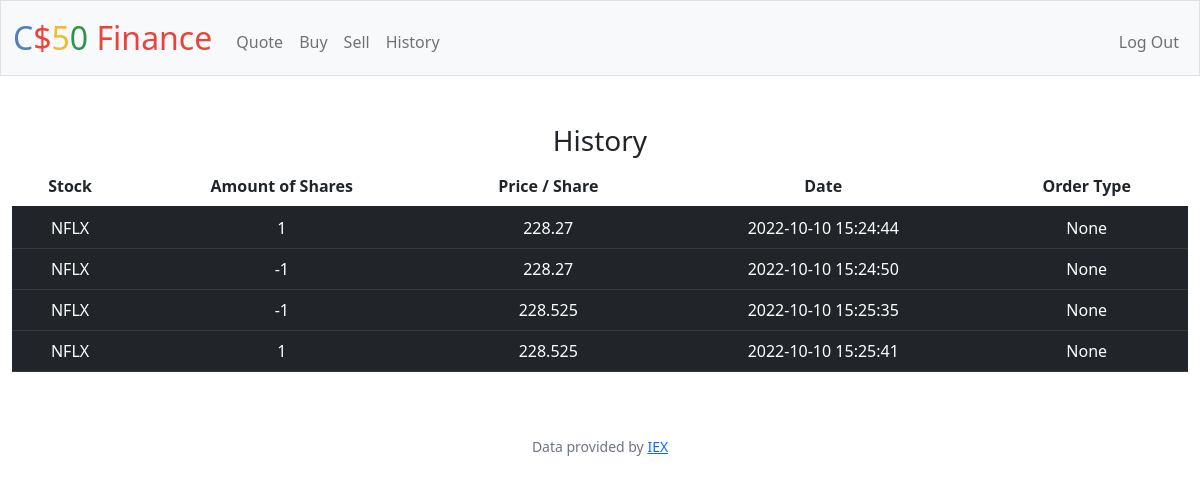
Page /history (signed in) on the earlier database version.
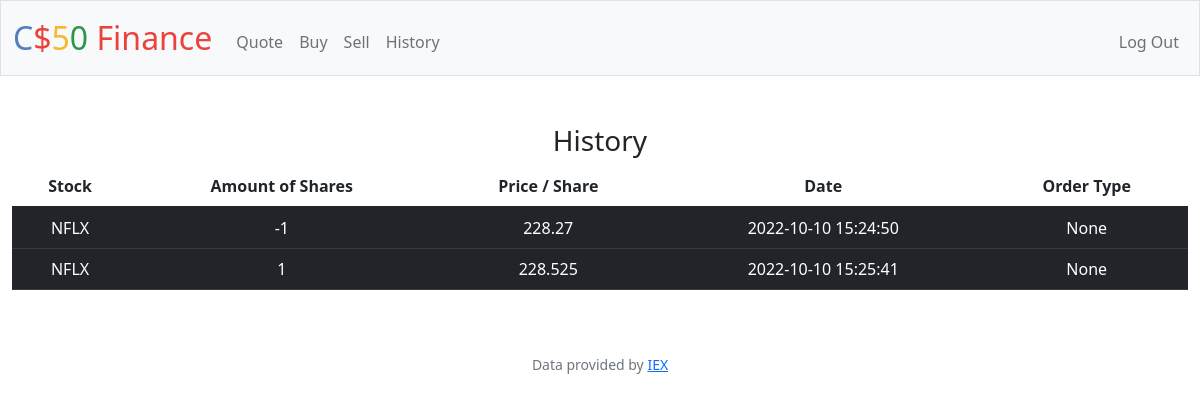
Same page on the later database version.
### tables this page shows
CREATE TABLE 'Purchases' ('symbol' TEXT, 'shares' INTEGER, 'price' REAL, 'date' DATETIME, 'id'  INTEGER PRIMARY KEY  , 'user_id' INTEGER, 'transaction' TEXT);

### app.py (the view)
@app.route("/history")
@login_required
def history():
    if request.method == "GET":
        user_id = session["user_id"]
        purchases_db = db.execute("SELECT * FROM purchases WHERE user_id = ?", user_id)
        return render_template("history.html", database=purchases_db)

### app.py (called while the page is built)
@app.after_request
def after_request(response):
    response.headers["Cache-Control"] = "no-cache, no-store, must-revalidate"
    response.headers["Expires"] = 0
    response.headers["Pragma"] = "no-cache"
    return response

### helpers.py (called while the page is built)
def login_required(f):
    @wraps(f)
    def decorated_function(*args, **kwargs):
        if session.get("user_id") is None:
            return redirect("/login")
        return f(*args, **kwargs)
    return decorated_function

### templates/history.html (shortened to what this page needs)
{% extends "layout.html" %}
{% block main %}
<h3>History</h3>
<div class="section" >
 <table class="table table-striped-columns">
    <thead>
        <tr>
            <th scope="col">Stock</th>
            <th cope="col">Amount of Shares</th>
            <th scope="col">Price / Share</th>
            <th scope="col">Date</th>
            <th scope="col">Order Type</th>
        </tr>
    </thead>
    <tbody>
        {% for row in database %}
        <tr class="table-dark">
            <td class="table-dark"> {{ row["symbol"] }} </td>
            <td class="table-dark"> {{ row["shares"] }} </td>
            <td class="table-dark"> {{ row["price"] }} </td>
            <td class="table-dark"> {{ row["date"] }} </td>
            <td class="table-dark"> {{ row["transaction"] }} </td>
        </tr>
        {% endfor %}
    </tbody>
    </table>
 </div>
{% endblock %}

### templates/layout.html (shortened to what this page needs)
<!DOCTYPE html>
<html lang="en">
    <head>
        <link href="https://cdn.jsdelivr.net/npm/bootstrap@5.1.3/dist/css/bootstrap.min.css" rel="stylesheet">
        <link href="/static/styles.css" rel="stylesheet">
    </head>
    <body>
        <nav class="bg-light border navbar navbar-expand-md navbar-light">
            <div class="container-fluid">
                <a class="navbar-brand" href="/"><span class="blue">C</span><span class="red">$</span><span class="yellow">5</span><span class="green">0</span> <span class="red">Finance</span></a>
                <div class="collapse navbar-collapse" id="navbar">
                    {% if session["user_id"] %}
                        <ul class="navbar-nav me-auto mt-2">
                            <li class="nav-item"><a class="nav-link" href="/quote">Quote</a></li>
                            <li class="nav-item"><a class="nav-link" href="/buy">Buy</a></li>
                            <li class="nav-item"><a class="nav-link" href="/sell">Sell</a></li>
                            <li class="nav-item"><a class="nav-link" href="/history">History</a></li>
                        </ul>
                        <ul class="navbar-nav ms-auto mt-2">
                            <li class="nav-item"><a class="nav-link" href="/logout">Log Out</a></li>
                        </ul>
                    {% else %}
                        <ul class="navbar-nav ms-auto mt-2">
                            <li class="nav-item"><a class="nav-link" href="/register">Register</a></li>
                            <li class="nav-item"><a class="nav-link" href="/login">Log In</a></li>
                        </ul>
                    {% endif %}
                </div>
            </div>
        </nav>
        <main class="container-fluid py-5 text-center">
            {% block main %}{% endblock %}
        </main>
        <footer class="mb-5 small text-center text-muted">
            Data provided by <a href="https://iexcloud.io/">IEX</a>
        </footer>
    </body>
</html>

### static/styles.css (style rules this page uses)
nav .navbar-brand { font-size: xx-large; }
nav .navbar-brand .blue { color: #537fbe; }
nav .navbar-brand .red { color: #ea433b; }
nav .navbar-brand .yellow { color: #f5b82e; }
nav .navbar-brand .green { color: #2e944b; }

Differences in the rows shown:
removed Purchases: symbol "NFLX", shares "1", price "228.27", date "2022-10-10 15:24:44", transaction "None"
removed Purchases: symbol "NFLX", shares "-1", price "228.525", date "2022-10-10 15:25:35", transaction "None"
